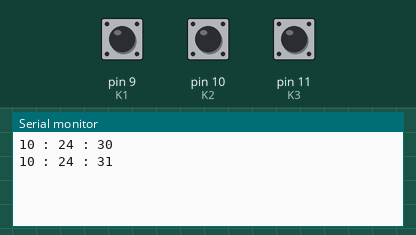
Recording of a sketch running on a simulated Arduino Uno, built with avr-gcc and run on an emulated ATmega328P. On the bench: the last lines printed to the serial monitor. Wiring (inferred from the names in the program): DS1307 clock at I2C address 0x68. Inputs (shaded band) come from the test bench; at power-on: pin 9 (K1) HIGH, pin 10 (K2) HIGH, pin 11 (K3) HIGH. The local clock reads 2024-03-15 10:24:30 at power-on unless the sketch sets it.

Above: at 1.2 s.
1.3 s: pin 9 (K1) pulled LOW for 0.15 s
At 2.7 s:
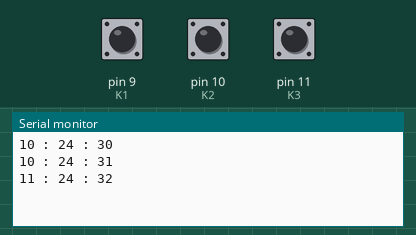
2.9 s: pin 10 (K2) pulled LOW for 0.15 s
At 3.8 s:
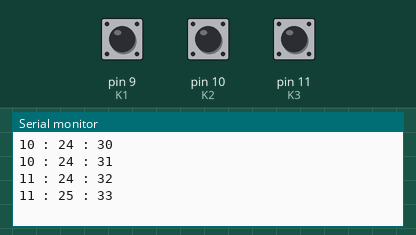
4.5 s: pin 11 (K3) pulled LOW for 0.15 s
6.1 s: pin 9 (K1) pulled LOW for 1 s
At 7.5 s:
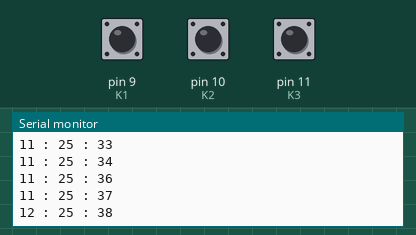
8.6 s: pin 10 (K2) pulled LOW for 1 s
At 9.8 s:
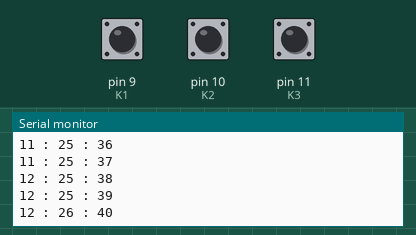
11.1 s: pin 11 (K3) pulled LOW for 1 s
At 14.4 s:
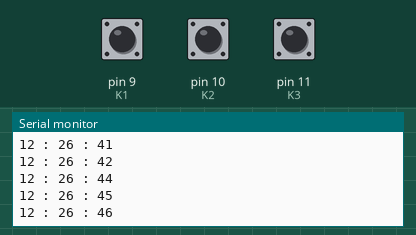
Timing chart, 0 to 14.6 s (numbered marks = the images above; inputs shaded):
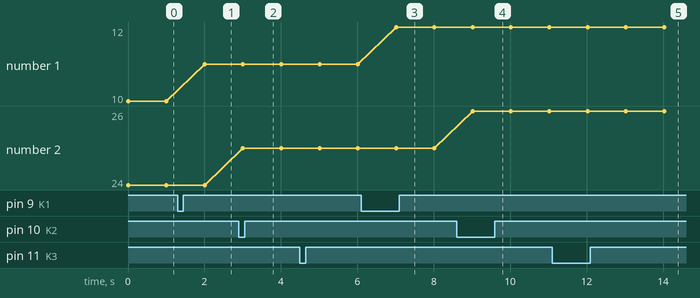

The sketch:

Knoppen.ino
```cpp
#include <Wire.h>

#define DS1307_I2C_ADDRESS 0x68
#define K1 9
#define K2 10
#define K3 11

int uur;
int minuut;
int second;

volatile int vlag = 0; // synchroniseren, kan in 2 methodes aangepast worden

void pciSetup(byte pin) {
  *digitalPinToPCMSK(pin) |= bit (digitalPinToPCMSKbit(pin)); // enable pin
  PCIFR |= bit (digitalPinToPCICRbit(pin)); // clear any outstanding interrupt
  PCICR |= bit (digitalPinToPCICRbit(pin)); // enable interrupt for the group
}

void setup() {
  pinMode(K1, INPUT_PULLUP);
  pinMode(K2, INPUT_PULLUP);
  pinMode(K3, INPUT_PULLUP);
  pciSetup(K1); // interrupt K1 inschakelen
  pciSetup(K2); // interrupt K2 inschakelen
  pciSetup(K3); // interrupt K3 inschakelen
  Serial.begin(9600);
  Wire.begin();
  uur = 0;
  minuut = 0;
  second = 0;
}

void loop() {
  if (vlag == 1) {
    setTime();
    vlag = 0;
  }
  getTime();
  Serial.print(uur);
  Serial.print(" : ");
  Serial.print(minuut);
  Serial.print(" : ");
  Serial.print(second);
  Serial.println();
  delay(1000);
}

void setTime() {
  Wire.beginTransmission(DS1307_I2C_ADDRESS);
  Wire.write((byte)0x00); // 0 in bit 7 start de klok
  Wire.write(decToBcd(second));
  Wire.write(decToBcd(minuut));
  Wire.write(decToBcd(uur));
  Wire.endTransmission();
}

void getTime() {
  Wire.beginTransmission(DS1307_I2C_ADDRESS);
  Wire.write((byte)0x00);
  Wire.endTransmission();
  Wire.requestFrom(DS1307_I2C_ADDRESS, 7); // 7 bytes opvragen
  second = bcdToDec(Wire.read() & 0x7f); // bit 7 skippen
  minuut = bcdToDec(Wire.read());
  uur = bcdToDec(Wire.read() & 0x3f); // am/pm
}

byte decToBcd(byte val) {
  return ((val / 10 * 16) + (val % 10));
}

byte bcdToDec(byte val) {
  return ((val / 16 * 10) + (val % 16));
}

// handle pin change interrupt for D8 -> D13 here
ISR (PCINT0_vect) {
  if (vlag != 1) {
    if (digitalRead(K1) == LOW) {
      if (uur < 23) {
        uur++;
      }
      else {
        uur = 0;
     }
    }
    if (digitalRead(K2) == LOW) {
      if (minuut < 60) {
        minuut++;
      }
      else {
        minuut = 1;
      }
    }
    if (digitalRead(K3) == LOW ) {
      if (second < 59) {
        second++;
      }
      else {
        second = 0;
      }
    }
    if (second < 59) {
      second++;
    }
    else {
      second = 0;
    }
  }
  vlag = 1;
}
```

Measured:
- after the input at 1.3 s, the serial monitor: prints a new line after 0.70 s (image 1)
- after the input at 2.9 s, the serial monitor: prints a new line after 0.11 s (image 2)
- after the input at 6.1 s, the serial monitor: prints a new line after 0.91 s (image 3)
- after the input at 8.6 s, the serial monitor: prints a new line after 0.42 s (image 4)
- after the input at 11.1 s, the serial monitor: prints a new line after 2.9 s (image 5)
- plotted number 1: 10 → 11 after the input at 1.3 s, 11 → 12 after the input at 6.1 s
- plotted number 2: 24 → 25 after the input at 2.9 s, 25 → 26 after the input at 8.6 s
